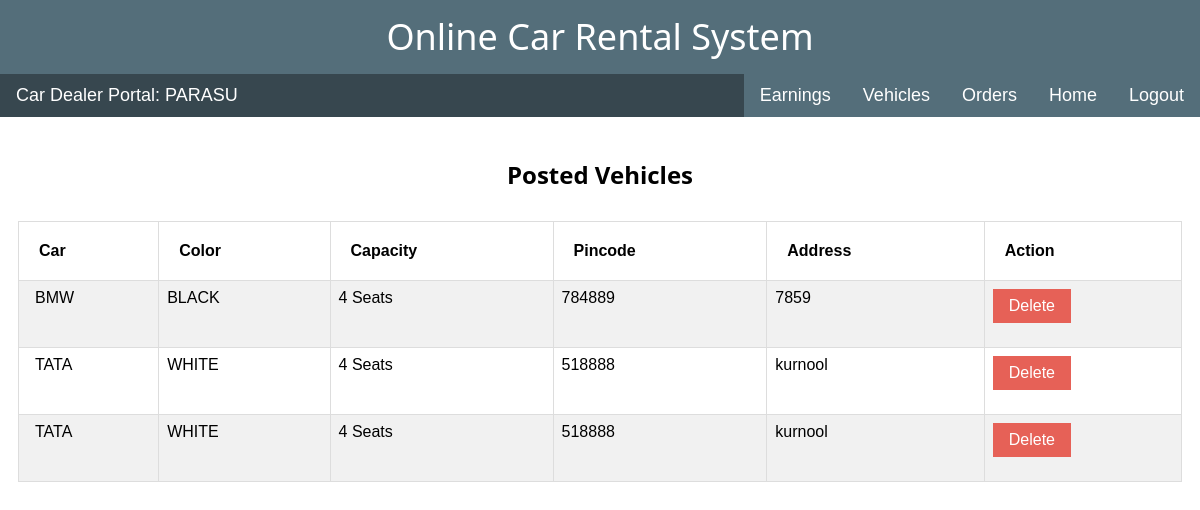
/car_dealer_portal/manage_vehicles/ (signed in), run on the app's committed database.
### ultimateapp/models.py (models this page shows)
class Vehicles(models.Model):
    car_name = models.CharField(max_length = 20)
    color = models.CharField(max_length = 10)
    dealer = models.ForeignKey(CarDealer, on_delete = models.PROTECT)
    area = models.ForeignKey(Area, on_delete=models.SET_NULL, null = True)
    capacity = models.CharField(max_length = 2)
    is_available = models.BooleanField(default = True)
    description = models.CharField(max_length = 100)

class Area(models.Model):
    pincode = models.CharField(validators = [MinLengthValidator(6), MaxLengthValidator(6)],max_length = 6,unique=True)
    city = models.CharField(max_length = 20)

### ultimateapp/views.py (the view)
# urls.py: path('car_dealer_portal/manage_vehicles/', views.manage_vehicles, name='car_dealer_manage_vehicles'),
@login_required
def manage_vehicles(request):
    username = request.user
    user = User.objects.get(username = username)
    car_dealer = CarDealer.objects.get(car_dealer = user)
    vehicle_list = []
    vehicles = Vehicles.objects.filter(dealer = car_dealer)
    for v in vehicles:
        vehicle_list.append(v)
    return render(request, 'car_dealer/manage.html', {'vehicle_list':vehicle_list})

### ultimateapp/templates/car_dealer/manage.html (shortened to what this page needs)
{% extends 'car_dealer/base.html' %}
{% block content %}
<div class="w3-bar w3-black w3-large">
  <div class="w3-bar-item w3-left w3-black">Car Dealer Portal: {{user.username}}</div>
  <a class="w3-bar-item w3-btn w3-teal w3-right" href="/car_dealer_portal/logout/">Logout</a>
  <a class="w3-bar-item w3-btn w3-teal w3-right " href="/car_dealer_portal/auth/">Home</a>
  <a class="w3-bar-item w3-btn w3-teal w3-right" href="/car_dealer_portal/order_list/">Orders</a>
  <a class="w3-bar-item w3-btn w3-teal w3-right" href="/car_dealer_portal/manage_vehicles/">Vehicles</a>
  <a class="w3-bar-item w3-btn w3-teal w3-right" href="/car_dealer_portal/history/">Earnings</a>
</div>
<h3 class="w3-center" style="padding-top:30"><b>Posted Vehicles</b></h3>
<div style="padding:18">
<table class="w3-table w3-striped w3-center">
  <tr>
    <th style="padding:20;">Car </th>
    <th style="padding:20;">Color </th>
    <th style="padding:20;">Capacity </th>
    <th style="padding:20;">Pincode </th>
    <th style="padding:20;">Address</th>
    <th style="padding:20;">Action</th>
  </tr>
  {% for vehicle in vehicle_list %}
  <tr>
      <td>{{vehicle.car_name}}</td>
      <td>{{vehicle.color}}</td>
      <td>{{vehicle.capacity}} Seats</td>
      <td>{{vehicle.area.pincode}}</td>
      <td>{{vehicle.area.city}}</td>
      <td><form action = "/car_dealer_portal/delete/" method="post">
        <input class="w3-btn w3-red" type="submit" value="Delete">
      </form></td>
  </tr>
{% endfor %}
</table>
</div>
{% endblock %}

### ultimateapp/static/css/w3.css (style rules this page uses)
html { box-sizing: border-box; }
*, *:before, *:after { box-sizing: inherit; }
html { -ms-text-size-adjust: 100%; -webkit-text-size-adjust: 100%; }
body { margin: 0; }
a { background-color: transparent; -webkit-text-decoration-skip: objects; }
button, input, select, textarea { font: inherit; margin: 0; }
button, input { overflow: visible; }
html, body { font-family: Verdana, sans-serif; font-size: 15px; line-height: 1.5; }
html { overflow-x: hidden; }
h3 { font-size: 24px; }
h1, h2, h3, h4, h5, h6 { font-family: "Segoe UI", Arial, sans-serif; font-weight: 400; margin: 10px 0; }
a { color: inherit; }
.w3-table, .w3-table-all { border: 1px solid #dddddd; border-collapse: collapse; border-spacing: 0; width: 100%; display: table; }
.w3-striped tbody tr:nth-child(even) { background-color: #f1f1f1; }
.w3-table td, .w3-table th, .w3-table-all td, .w3-table-all th { padding: 8px 8px; display: table-cell; text-align: left; vertical-align: top; border: 1px solid #dddddd; }
.w3-table th:first-child, .w3-table td:first-child, .w3-table-all th:first-child, .w3-table-all td:first-child { padding-left: 16px; }
.w3-btn, .w3-button { border: none; display: inline-block; padding: 8px 16px; vertical-align: middle; overflow: hidden; text-decoration: none; color: inherit; background-color: inherit; text-align: center; cursor: pointer; white-space: nowrap; }
.w3-btn, .w3-button { -webkit-touch-callout: none; -webkit-user-select: none; -khtml-user-select: none; -moz-user-select: none; -ms-user-select: none; user-select: none; }
.w3-bar { width: 100%; overflow: hidden; }
.w3-bar .w3-bar-item { padding: 8px 16px; float: left; width: auto; border: none; display: block; outline: 0; }
.w3-container:after, .w3-container:before, .w3-panel:after, .w3-panel:before, .w3-row:after, .w3-row:before, .w3-row-padding:after, .w3-row-padding:before, .w3-cell-row:before, .w3-cell-row:after, .w3-clear:after, .w3-clear:before, .w3-bar:before, .w3-bar:after { content: ""; display: table; clear: both; }
.w3-large { font-size: 18px !important; }
.w3-center { text-align: center !important; }
.w3-left { float: left !important; }
.w3-right { float: right !important; }
.w3-red, .w3-hover-red:hover { color: #fff !important; background-color: #e66157 !important; }
.w3-teal, .w3-hover-teal:hover { color: #fff !important; background-color: #546e7a !important; }
.w3-black, .w3-hover-black:hover { color: #fff !important; background-color: #37474f !important; }

### data on the page
Vehicles: car_name "BMW", color "BLACK", capacity "4", area.pincode "784889", area.city "7859"
Vehicles: car_name "TATA", color "WHITE", capacity "4", area.pincode "518888", area.city "kurnool"
Vehicles: car_name "TATA", color "WHITE", capacity "4", area.pincode "518888", area.city "kurnool"

### other printed values
{{ user.username }} "PARASU"
